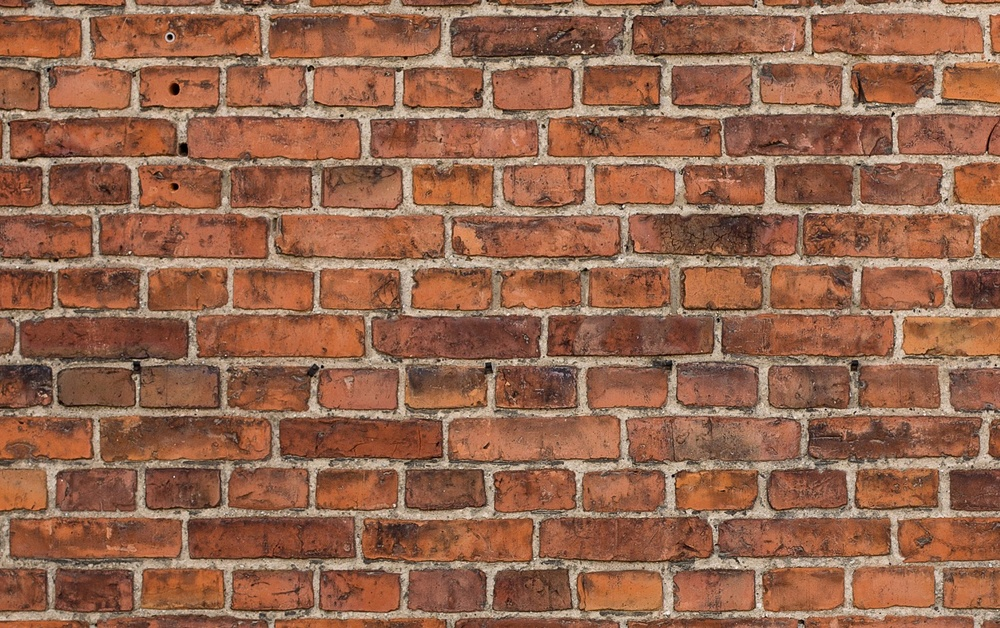
%> input picture Lab4/brick1.jpg, 1000 x 628 px, shrunk from 1498 x 940 before the run
$ octave --eval "result = CountBrickRows(imread('brick1.jpg'));"   (GNU Octave 9; MATLAB toolbox functions it lacks are replaced by stand-ins)
%> lines starting %> are read from the running program, lines starting %| are printed output that depends on the picture; in (x1, y1, x2, y2) boxes, pixels count from 0 and x2, y2 are one past the last pixel; in counts of white or black regions, pixels touching at a corner belong together; the program's own positions count from 1
function [IMG, nofr]=CountBrickRows(in)
%
% function [IMG, nofr]=CountBrickRows(in)
%
%% Lab4, Task 2
%% Finds the number of rows of bricks
%
% Finds the number of rows of bricks in a brick wall image, that might be
% rotated. Therefore, in the first step, this function rotates the input
% image to the horizontal level. In he second step, the function finds the
% number of rows of bricks.
%
%% Who has done it
%
% Author: Emil Alsbjer, emial133
% Co-author: Victor Ström, vicst918
%
%% Syntax of the function
%      Input arguments:
%           in: the original input color image of type double scaled between 0 and 1
%
%      Output arguments:
%           IMG: the output color image, which is the input image rotated
%           to the horizontal level.
%           nofr: the number of rows of bricks in the input image
%
%%
% You MUST NEVER change the first line
%
%% General rules
% Don't change the structure of the template by removing %% lines
%
%% Here starts your code.
% Write the appropriate MATLAB commands right after each comment below.
%
%% First step of the task. Rotate the input image to the horizontal level
%
%% Make the input color image grayscale,
% by choosing its most appropriate channel (according to the instructions)


bgray= in(:,:,3); % The grayscale version of the input color image
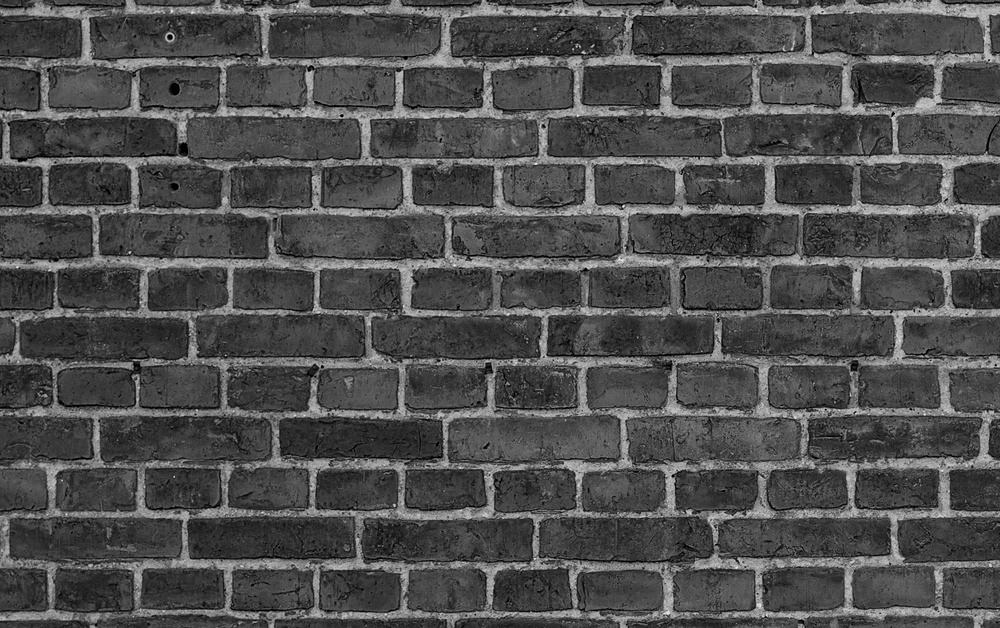
%> bgray: size 628x1000 uint8; min 0, max 239, mean 78.3

%% Lowpass filter your image
lowPassFilter = ones(5)/25;
bfilt=imfilter(bgray,lowPassFilter,"symmetric"); ; % The filtered version of the grayscale image

%% Threshold your image
% to separate the mortar joints from the bricks
otsu = graythresh(bfilt);
%> otsu = 0.376

b_thresh = imbinarize(bfilt, otsu); % The thresholded image
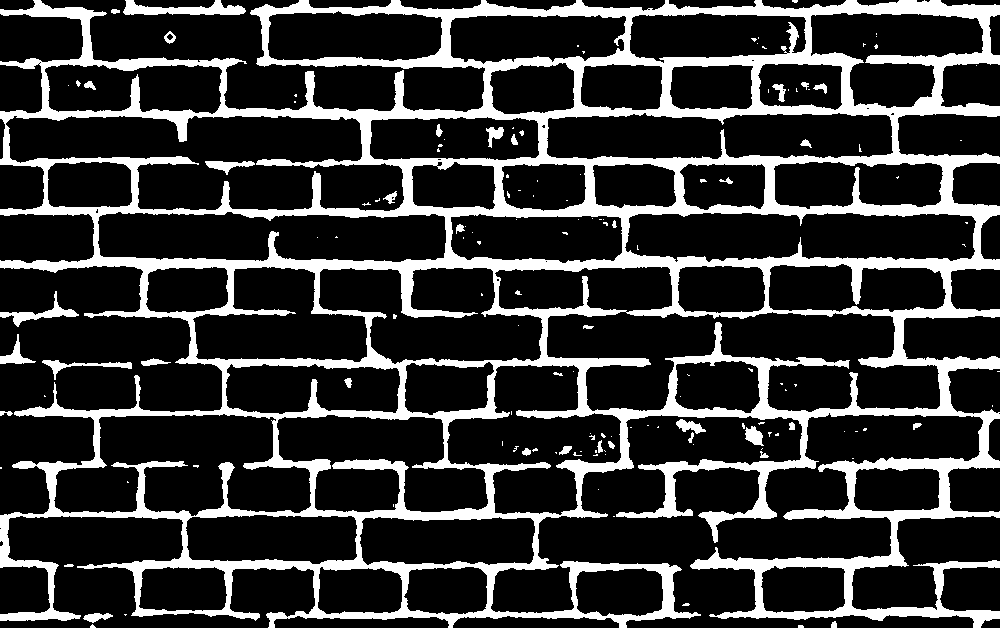
%> b_thresh: size 628x1000 logical; 20.9% white; 144 white regions (104 under 20 px), largest, box (x1, y1, x2, y2) and area: (0, 0, 1000, 628) 125516, (123, 0, 246, 15) 1047, (0, 291, 79, 327) 620

%% Use Hough transform to find the angle corresponding to the principal lines

[H, teta1, ~] = hough(b_thresh,"RhoResolution",5,"Theta",-90:0.5:89.5);
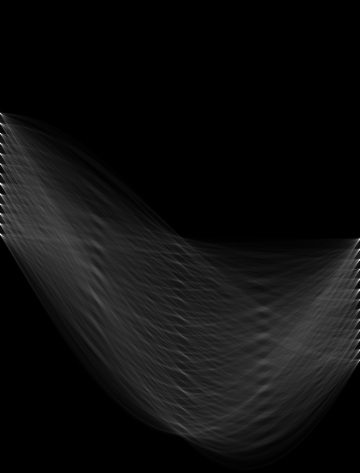
%> H: size 473x360 double; min 0, max 4686, mean 277.4; drawn with min black and max white
%> teta1 = 360 values from -90 to 89.5
[~,t] = find(H==max(H(:)));
%> t = 1
teta = teta1(t); % The angle corresponding to the principal lines (rows of mortar joints)
%> teta = -90

%% Find the angle of rotation, to rotate the image to the horizontal level
% Make sure that you use right sign in front of the angle (positive for
% counterclockwise and negative for clockwise rotation)

trot = teta - 90*sign(teta); % Angle of rotation.
%> trot = 0
% disp(trot)
% disp(teta)
    % If the rotation is counreclockwise, trot should be positive, otherwise negative.

%% Rotate the input image to the horizontal level
% This gives you the first output argument of the function

IMG= imrotate(bgray, trot, "bicubic",'crop'); % The rotated image to the horizontal level (the first output argument of this funciton)
% Before continuing to the next step, make sure that your code works
% properly so far. See the instructions.
% figure;
% imshow(IMG);
%% Second step of the task. Find the number of rows of bricks
%
%% Rotate the thresholded image to the horizontal level.
% Use nearest interpolation to make sure that the rotated image will be
% binary

b_rot= imrotate(b_thresh, trot, "nearest"); % The rotated thresholded image
% View this image, but remove or comment before submitting the
% file

%% Find the number of 1:s in each row (and normalize according to the instructions)

sum_row= sum((b_rot')/size(bgray,2)); % The number of ones in each row
%> sum_row = 628 values, max 1 at index 264, min 0.03 at index 330, mean 0.209
% Display this graph by plot, but remove or comment before submitting the
% file

%% Threshold your result according to the instructions
% This is to define a row of mortar joint

sum_thresh= imbinarize(sum_row,0.6); % The thresholded version of sum_row
%> sum_thresh = 628 logical values, 90 true
% Display this graph by plot, but remove or comment before submitting the
% file
% figure;
% plot(sum_thresh);
%% Find the number of rows of bricks
% Calculate how many times the above graph (sum_thresh) goes from 0 to 1 by using the
% first derivative according to the instructions

krn = [-1, 1];
numBr = filter2(krn, sum_thresh,"same");
%> numBr = 628 values, max 1 at index 7, min -1 at index 15, mean 0
% figure;
% plot(numBr);

nofr= sum(numBr == 1)-1; % The number of rows of the bricks (the seond output argument of this function)
%> nofr = 12

%% Test your code on three test images
% Use the three given test images, brick1.jpg, brick2.jpg and brick3.jpg
% according to the instructions in the document describing this task.
% Your code is supposed to work properly on all three images.
%
%% Questions
%
% Before answering the questions, ensure you have tested your code according to the
% instructions.
%
% First, read the test images 'brick1.jpg', 'brick2.jpg' and 'brick3.jpg' in MATLAB and
% normalize them to the range [0, 1].
%
% Now for the questions:
%
% 1. The image "brick1" is already oriented correctly and should not be rotated.
% However, there is a possibility that you may have rotated it by 180 degrees.
% To ensure this hasn’t occurred, check that the rotation angle (trot) is zero.
% Have you checked the resulting image for "brick1" and verified that it is not rotated,
% with the rotation angle confirmed as zero?
% (Answer 'yes' or 'no'. If 'no', please correct it!)
% Your answer: Yes, disp(trot) for brick1 gave 0
%
%
% 2. Have you verified that your code results in exactly 12 rows of bricks in "brick1"?
% (Answer 'yes' or 'no'. If 'no', review the instructions carefully, and consult your
% teacher if you're unable to identify the issue in your code.)
% Your answer: Yes, nofr for brick1 is 12
%
%
% 3. Have you checked that your code correctly rotates the image "brick2" to a horizontal position?
% (Answer 'yes' or 'no'. If 'no', review the instructions carefully and consult your
% teacher if you're unable to identify the issue in your code.)
% Your answer: Yes, disp() after trot
%
%
% 4. Have you verified that your code produces exactly 10 rows of bricks in "brick2"?
% (Answer 'yes' or 'no'. If 'no', review the instructions carefully and consult your
% teacher if you're unable to identify the issue in your code.)
% Your answer: Yes, nofr for brick2 = 10
%
%
%
% 5. Have you checked that your code correctly rotates the image "brick3" to a horizontal position?
% (Answer 'yes' or 'no'. If 'no', review the instructions carefully and consult your
% teacher if you're unable to identify the issue in your code.)
% Your answer: Yes, disp() after trot
%
%
% 6. Have you verified that your code produces exactly 10 rows of bricks in "brick3"?
% (Answer 'yes' or 'no'. If 'no', review the instructions carefully and consult your
% teacher if you're unable to identify the issue in your code.)
% Your answer: Yes, nofr for brick3 = 10
%
%

$ run again, on Lab4/brick2.jpg
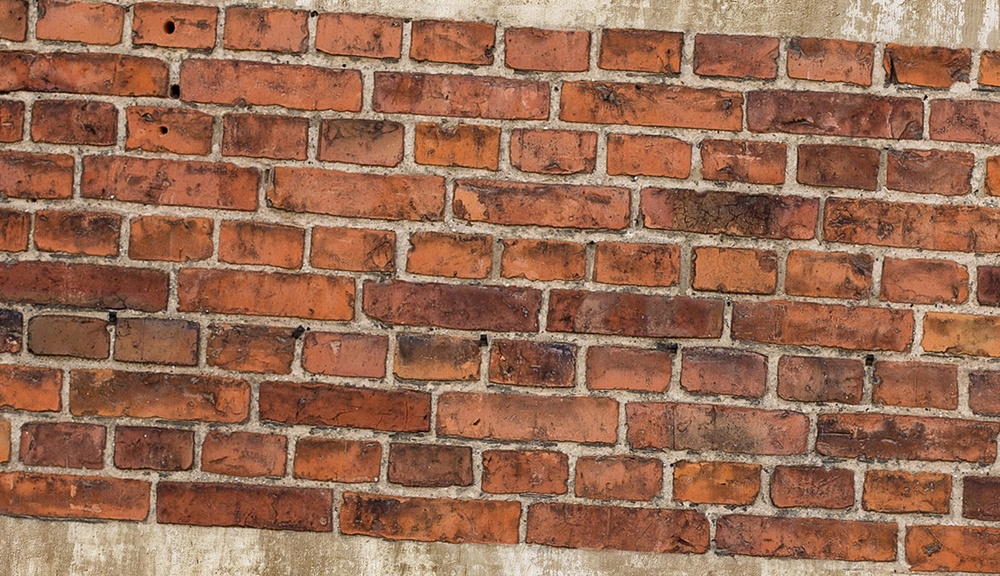
%> input picture Lab4/brick2.jpg, 1000 x 576 px, shrunk from 1418 x 817 before the run
%> otsu = 0.4
%> b_thresh: size 576x1000 logical; 24.6% white; 71 white regions (50 under 20 px), largest, box (x1, y1, x2, y2) and area: (0, 0, 1000, 576) 135769, (609, 450, 823, 538) 3321, (0, 233, 55, 262) 411
%> in CountBrickRows, `[H, teta1, ~] = hough(b_thresh,"RhoResolution",5,"Theta",-90:0.5:89.5);`:
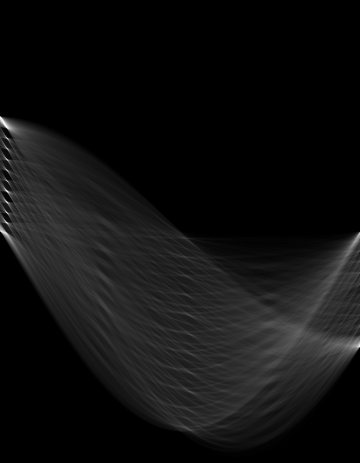
%> H: size 463x360 double; min 0, max 4751, mean 305.7; drawn with min black and max white
%> teta1 = 360 values from -90 to 89.5
%> t = 5
%> teta = -88
%> trot = 2
%> in CountBrickRows, `b_rot= imrotate(b_thresh, trot, "nearest");`:
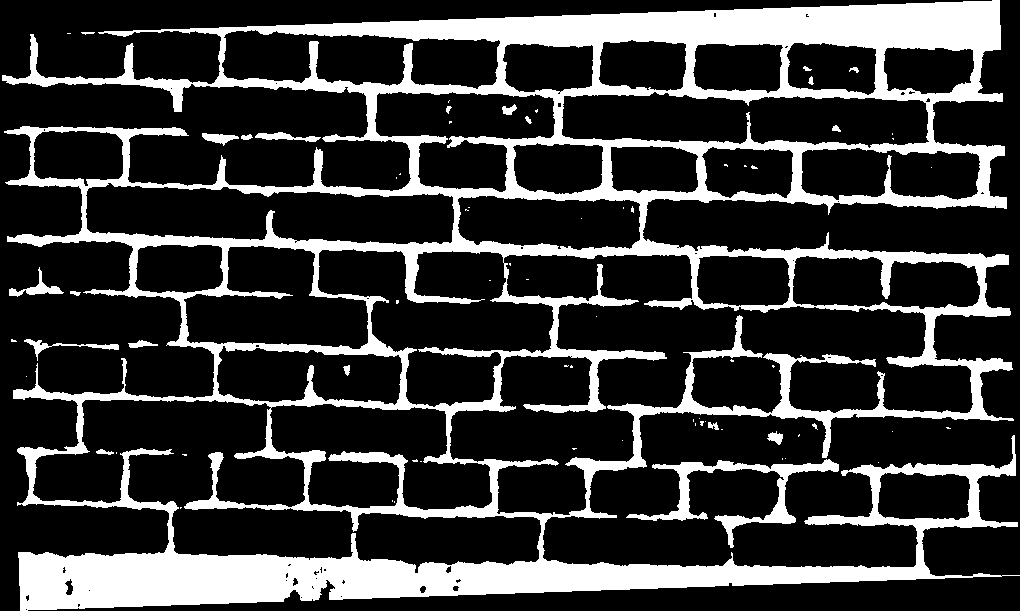
%> b_rot: size 611x1020 logical; 22.7% white; 71 white regions (50 under 20 px), largest, box (x1, y1, x2, y2) and area: (2, 0, 1020, 611) 135762, (626, 459, 839, 548) 3322, (9, 267, 64, 297) 411
%> sum_row = 611 values, max 0.981 at index 577, min 0.008 at index 1, mean 0.232
%> sum_thresh = 611 logical values, 43 true
%> numBr = 611 values, max 1 at index 21, min -1 at index 39, mean 0
%> nofr = 1

$ run again, on Lab4/brick3.jpg
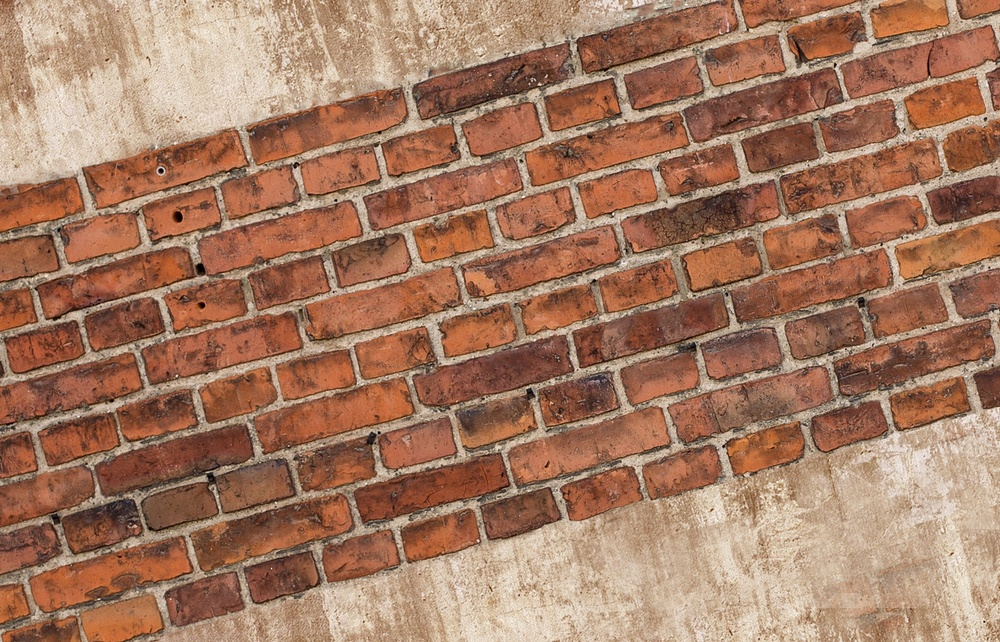
%> input picture Lab4/brick3.jpg, 1000 x 642 px, shrunk from 1596 x 1024 before the run
%> otsu = 0.424
%> in CountBrickRows, `b_thresh = imbinarize(bfilt, otsu);`:
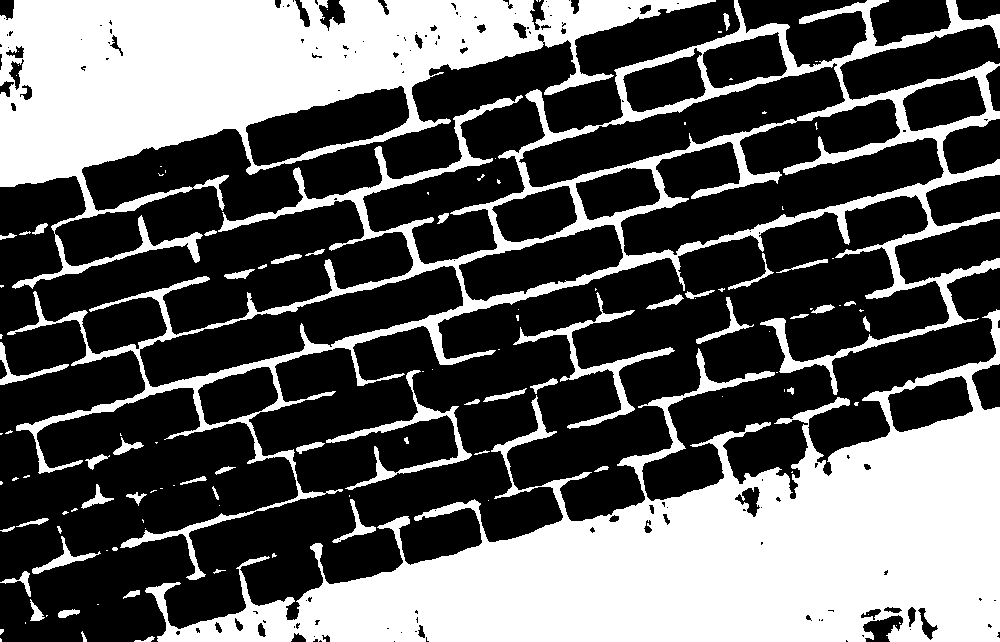
%> b_thresh: size 642x1000 logical; 36.9% white; 120 white regions (66 under 20 px), largest, box (x1, y1, x2, y2) and area: (145, 309, 1000, 642) 109003, (0, 0, 716, 289) 71610, (7, 0, 1000, 580) 45400
%> teta1 = 360 values from -90 to 89.5
%> t = 331
%> teta = 75
%> trot = -15
%> in CountBrickRows, `b_rot= imrotate(b_thresh, trot, "nearest");`:
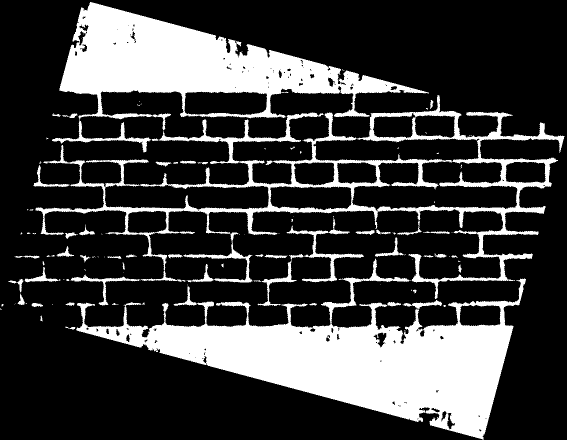
%> b_rot: size 879x1133 logical (shown at 1/2 size); 23.8% white; 117 white regions (63 under 20 px), largest, box (x1, y1, x2, y2) and area: (152, 517, 1052, 879) 109005, (104, 4, 858, 305) 71619, (71, 190, 1129, 611) 45343
%> sum_row = 879 values, max 1.01 at index 371, min 0 at index 1, mean 0.269
%> sum_thresh = 879 logical values, 147 true
%> numBr = 879 values, max 1 at index 157, min -1 at index 184, mean 0
%> nofr = 10
